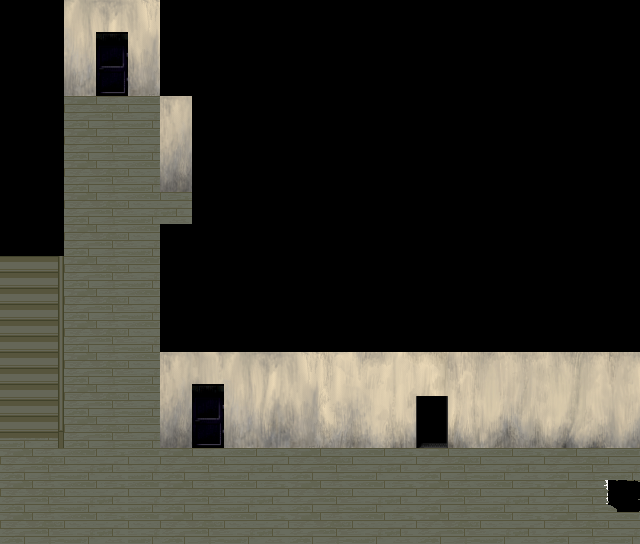

A level layout from a 2D game, rendered from its tile map. Below: a short description, then the map file with its tile-grid data intact:
An orthogonal 20x17 tile map with 32x32 px tiles, 4 tile layers (layer0, layer1, layer2, layer3), 2 tilesets.

<map version="1.9" tiledversion="1.9.2" orientation="orthogonal" renderorder="right-down" width="20" height="17" tilewidth="32" tileheight="32" infinite="0" nextlayerid="5" nextobjectid="1">
 <tileset firstgid="1" source="res/room-01-udw.tsx" />
 <tileset firstgid="1113" source="res/add_more.tsx" />
 <layer id="4" name="layer0" width="20" height="17" locked="1">
  <data encoding="csv">
0,0,0,0,0,0,0,0,0,0,0,0,0,0,0,0,0,0,0,0,
0,0,0,0,0,0,0,0,0,0,0,0,0,0,0,0,0,0,0,0,
0,0,0,0,0,0,0,0,0,0,0,0,0,0,0,0,0,0,0,0,
0,0,1424,1424,1424,0,0,0,0,0,0,0,0,0,0,0,0,0,0,0,
0,0,1424,1424,1424,0,0,0,0,0,0,0,0,0,0,0,0,0,0,0,
0,0,1424,1424,1424,0,0,0,0,0,0,0,0,0,0,0,0,0,0,0,
0,0,1424,1424,1424,1424,0,0,0,0,0,0,0,0,0,0,0,0,0,0,
0,0,1424,1424,1424,0,0,0,0,0,0,0,0,0,0,0,0,0,0,0,
0,0,1424,1424,1424,0,0,0,0,0,0,0,0,0,0,0,0,0,0,0,
0,0,1424,1424,1424,0,0,0,0,0,0,0,0,0,0,0,0,0,0,0,
0,0,1424,1424,1424,0,0,0,0,0,0,0,0,0,0,0,0,0,0,0,
0,0,1424,1424,1424,0,0,0,0,0,0,0,0,0,0,0,0,0,0,0,
0,0,1424,1424,1424,0,0,0,0,0,0,0,0,0,0,0,0,0,0,0,
1424,1424,1424,1424,1424,0,0,0,0,0,0,0,0,0,0,0,0,0,0,0,
1424,1424,1424,1424,1424,1424,1424,1424,1424,1424,1424,1424,1424,1424,1424,1424,1424,1424,1424,1424,
1424,1424,1424,1424,1424,1424,1424,1424,1424,1424,1424,1424,1424,1424,1424,1424,1424,1424,1424,0,
1424,1424,1424,1424,1424,1424,1424,1424,1424,1424,1424,1424,1424,1424,1424,1424,1424,1424,1424,1424
</data>
 </layer>
 <layer id="1" name="layer1" width="20" height="17" locked="1">
  <data encoding="csv">
0,0,1035,1036,1037,0,0,0,0,0,0,0,0,0,0,0,0,0,0,0,
0,0,1043,1044,1045,0,0,0,0,0,0,0,0,0,0,0,0,0,0,0,
0,0,1051,1052,1053,0,0,0,0,0,0,0,0,0,0,0,0,0,0,0,
0,0,1,2,3,1033,0,0,0,0,0,0,0,0,0,0,0,0,0,0,
0,0,1,2,3,1041,0,0,0,0,0,0,0,0,0,0,0,0,0,0,
0,0,1,2,3,1049,0,0,0,0,0,0,0,0,0,0,0,0,0,0,
0,0,1,2,3,4,0,0,0,0,0,0,0,0,0,0,0,0,0,0,
0,0,1,2,3,0,0,0,0,0,0,0,0,0,0,0,0,0,0,0,
57,57,1,2,3,0,0,0,0,0,0,0,0,0,0,0,0,0,0,0,
57,57,1,2,3,0,0,0,0,0,0,0,0,0,0,0,0,0,0,0,
57,57,1,2,3,0,0,0,0,0,0,0,0,0,0,0,0,0,0,0,
57,57,1,2,3,1033,1034,1035,1036,1037,1038,1039,1040,1057,1058,1059,1060,1061,1062,1063,
57,57,1,2,3,1041,1042,1043,1044,1045,1046,1047,1048,1065,1066,1067,1068,1069,1070,1071,
3,4,1,2,3,1049,1050,1051,1052,1053,1054,1055,1056,1073,1074,1075,1076,1077,1078,1079,
1,2,3,4,3,1,2,3,4,1,2,3,4,1,2,3,4,1,2,3,
1,2,3,4,3,1,2,3,4,1,2,3,4,1,2,3,4,1,118,119,
1,2,3,4,3,1,2,3,4,1,2,3,4,1,2,3,4,1,2,3
</data>
 </layer>
 <layer id="2" name="layer2" width="20" height="17" locked="1">
  <data encoding="csv">
0,0,0,0,0,0,0,0,0,0,0,0,0,0,0,0,0,0,0,0,
0,0,0,1431,0,0,0,0,0,0,0,0,0,0,0,0,0,0,0,0,
0,0,0,1447,0,0,0,0,0,0,0,0,0,0,0,0,0,0,0,0,
0,0,0,0,0,0,0,0,0,0,0,0,0,0,0,0,0,0,0,0,
0,0,0,0,0,0,0,0,0,0,0,0,0,0,0,0,0,0,0,0,
0,0,0,0,0,0,0,0,0,0,0,0,0,0,0,0,0,0,0,0,
0,0,0,0,0,0,0,0,0,0,0,0,0,0,0,0,0,0,0,0,
0,0,0,0,0,0,0,0,0,0,0,0,0,0,0,0,0,0,0,0,
57,57,0,0,0,0,0,0,0,0,0,0,0,0,0,0,0,0,0,0,
57,57,0,0,0,0,0,0,0,0,0,0,0,0,0,0,0,0,0,0,
57,57,0,0,0,0,0,0,0,0,0,0,0,0,0,0,0,0,0,0,
57,57,0,0,0,0,0,0,0,0,0,0,0,0,0,0,0,0,0,0,
57,57,0,0,0,0,1431,0,0,0,0,0,0,1425,0,0,0,0,0,0,
65,65,0,0,0,0,1447,0,0,0,0,0,0,1441,0,0,0,0,0,0,
0,0,0,0,0,0,0,0,0,0,0,0,0,0,0,0,0,0,0,0,
0,0,0,0,0,0,0,0,0,0,0,0,0,0,0,0,0,0,0,0,
0,0,0,0,0,0,0,0,0,0,0,0,0,0,0,0,0,0,0,0
</data>
 </layer>
 <layer id="3" name="layer3" width="20" height="17" locked="1">
  <data encoding="csv">
0,0,0,0,0,0,0,0,0,0,0,0,0,0,0,0,0,0,0,0,
0,0,0,0,0,0,0,0,0,0,0,0,0,0,0,0,0,0,0,0,
0,0,0,0,0,0,0,0,0,0,0,0,0,0,0,0,0,0,0,0,
0,0,0,0,0,0,0,0,0,0,0,0,0,0,0,0,0,0,0,0,
0,0,0,0,0,0,0,0,0,0,0,0,0,0,0,0,0,0,0,0,
0,0,0,0,0,0,0,0,0,0,0,0,0,0,0,0,0,0,0,0,
0,0,0,0,0,0,0,0,0,0,0,0,0,0,0,0,0,0,0,0,
0,0,0,0,0,0,0,0,0,0,0,0,0,0,0,0,0,0,0,0,
0,47,0,0,0,0,0,0,0,0,0,0,0,0,0,0,0,0,0,0,
0,47,0,0,0,0,0,0,0,0,0,0,0,0,0,0,0,0,0,0,
0,47,0,0,0,0,0,0,0,0,0,0,0,0,0,0,0,0,0,0,
0,47,0,0,0,0,0,0,0,0,0,0,0,0,0,0,0,0,0,0,
0,47,0,0,0,0,0,0,0,0,0,0,0,0,0,0,0,0,0,0,
0,63,0,0,0,0,0,0,0,0,0,0,0,0,0,0,0,0,0,0,
0,0,0,0,0,0,0,0,0,0,0,0,0,0,0,0,0,0,0,0,
0,0,0,0,0,0,0,0,0,0,0,0,0,0,0,0,0,0,0,0,
0,0,0,0,0,0,0,0,0,0,0,0,0,0,0,0,0,0,0,0
</data>
 </layer>
</map>
